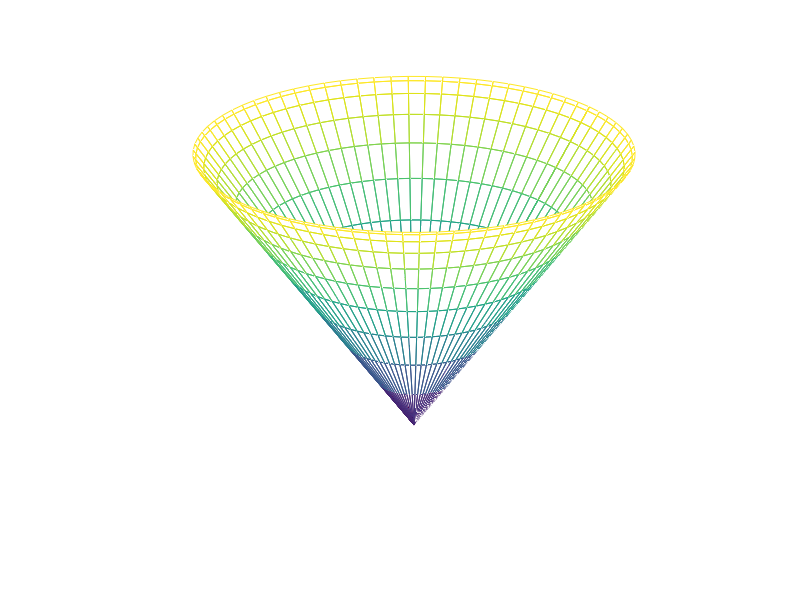

The MATLAB source for this figure:
t = linspace(0, 2*pi, 81);
p = linspace(0, pi/2, 21);
[tt,pp] = meshgrid(t, p);
r = 2 * cos(pp);
x = r .* sin(pp) .* cos(tt);
y = r .* sin(pp) .* sin(tt);
z = r .* sin(pp);
mesh(x,y,z) 
axis("off")
print -dfig stoz.fig